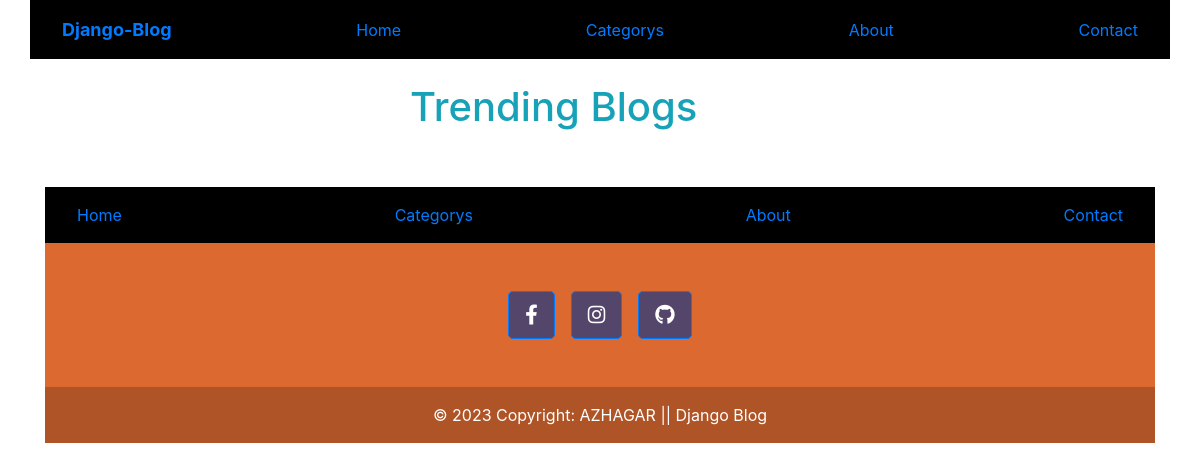
The app's page /blog_category/6, older data.
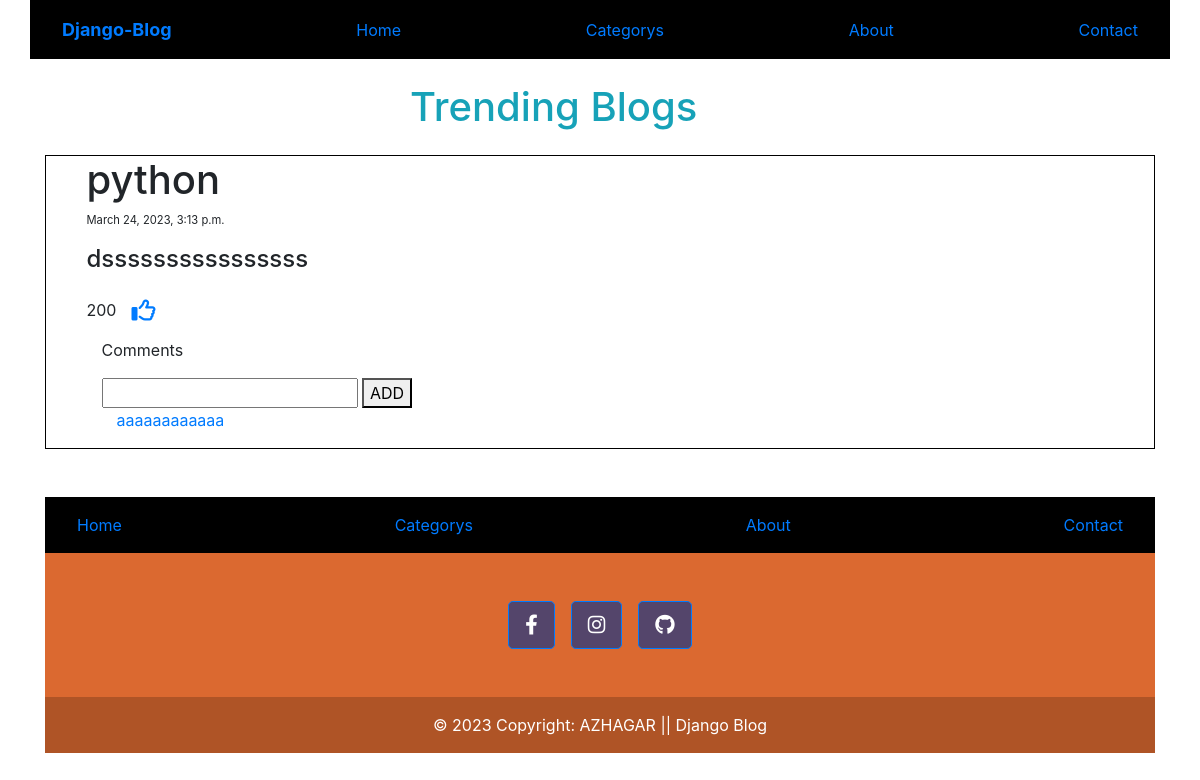
The same page, newer data.
### Blog/models.py (models this page shows, shortened)
class Blog(models.Model):
    category_id=models.ForeignKey(Category,on_delete=models.CASCADE)
    Title=models.CharField(max_length=150,blank=False)
    content=models.TextField(max_length=2000,blank=False)
    date=models.DateTimeField(auto_now_add=True)
    likes=models.IntegerField(blank=False)

class Comments(models.Model):
    blog_id=models.ForeignKey(Blog,on_delete=models.CASCADE)
    comments=models.CharField(max_length=200,blank=False)
    comment_accepted=models.BooleanField(default=False)

### Blog/views.py (the view)
# urls.py: path('blog_category/<int:cid>',views.blog_category,name='blog_category'),
def blog_category(request,cid):
    comments=models.Comments.objects.all()
    data=models.Blog.objects.filter(category_id=cid)
    return render(request,'Blog/blog_category.html',{'data':data,'comments':comments})

### Blog/templates/Blog/blog_category.html (shortened to what this page needs)
{% extends 'Blog/layout.html' %}
{% block content %}
{% load static %}
<div class="my-4">
    <div class="row  text-info">
        <h1 class="offset-4 m-a">Trending Blogs</h1>
    </div>
    {% for item in data %}
    <div class=" blog container">
        <h1 class="row blog-title">{{item.Title}}</h1>
        <p class="row blog-date fs">{{item.date}}</p>
        <h4 class="row blog-content">{{item.content}}</h4>
        <p class="row blog-likes">{{item.likes}}<span><a href="{% url 'add_like' item.id %}"><span><i class="fa-regular fa-thumbs-up fa-xl col-1"></i></span></a></span></p>        <p>Comments</p>
        <form action="{% url 'add_comment' item.id %}" method="POST">
            <input type="text" name="comment">
            <button>ADD</button>
        </form>
        {% for i in comments %}
        {% if item.id == i.blog_id.id%}
        <p class="col-md-6 text-primary comment">{{i.comments}}</p>
        {% endif %}
        {% endfor %}
    </div>
        {% endfor %}
</div>
{% endblock content %}

Row changes from the older to the newer data that the page shows:
added Blog: Title "python", date "March 24, 2023, 3:13 p.m.", content "dssssssssssssssss", likes "200"
added Comments: comments "aaaaaaaaaaaa"
